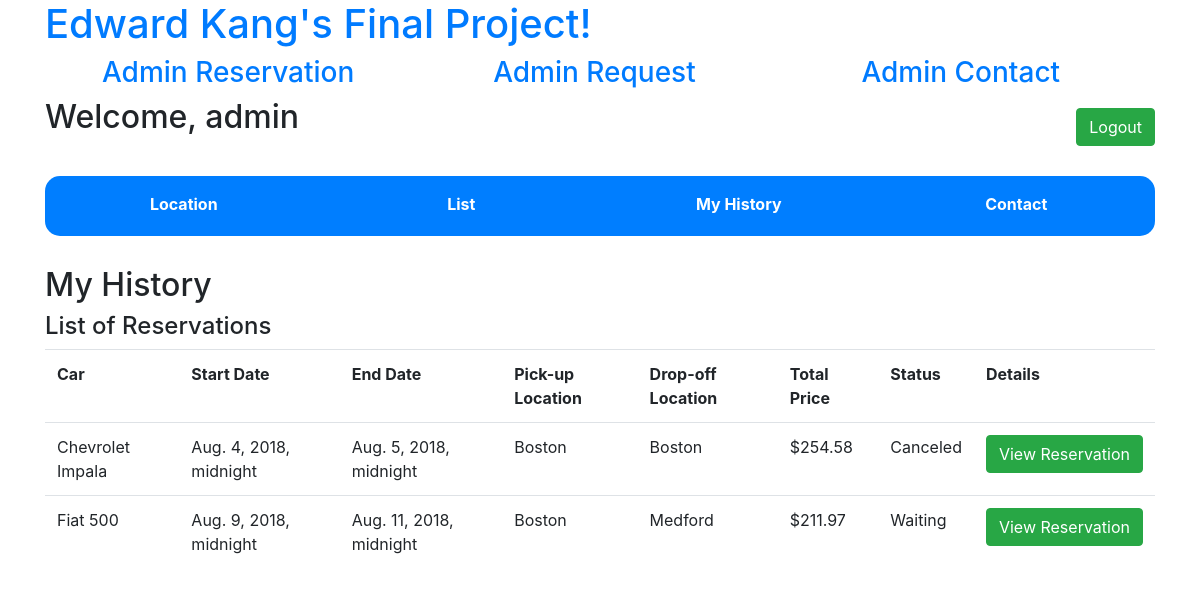
Before: /history (signed in) with the older database file.
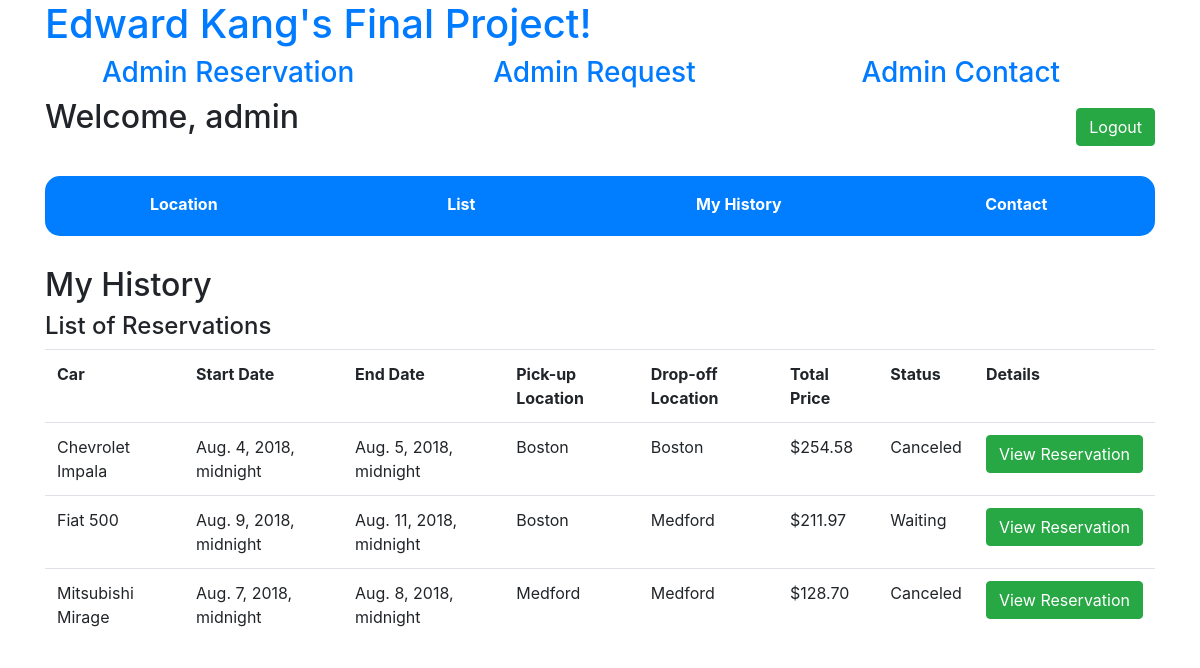
After: the same page with the newer database file.
### rents/models.py (models this page shows, shortened)
class Reservation(models.Model):
    reservation_user = models.ForeignKey(settings.AUTH_USER_MODEL, on_delete=models.CASCADE)
    reservation_car = models.ForeignKey(Car, on_delete=models.CASCADE)
    reservation_start_date = models.DateTimeField()
    reservation_end_date = models.DateTimeField()
    reservation_drop_off = models.ForeignKey(Location, on_delete=models.CASCADE)
    reservation_protection = models.CharField(max_length=64)
    reservation_total_price = models.FloatField()
    reservation_status = models.CharField(max_length=64)
    reservation_request = models.CharField(max_length=64)

class Car(models.Model):
    car_brand = models.CharField(max_length=64)
    car_name = models.CharField(max_length=64)
    car_type = models.CharField(max_length=64)
    car_price = models.FloatField()
    car_size = models.IntegerField()
    car_detail = models.CharField(max_length=64)
    car_status = models.CharField(max_length=64)
    car_location = models.ForeignKey(Location, on_delete=models.CASCADE)

class Location(models.Model):
    location_name = models.CharField(max_length=64)
    location_address = models.CharField(max_length=64)

### rents/views.py (the view)
# urls.py: path("history", views.historyView, name="history"),
def historyView(request):
    if not request.user.is_authenticated:
        return render(request, 'rents/login.html', {'message': 'Please login first.'})
    my_reservation = Reservation.objects.filter(reservation_user__id=request.user.id).all()
    context = {
        'myreservations' : my_reservation
    }
    return render(request, 'rents/history.html', context)

### rents/templates/rents/history.html
{% extends "rents/menu.html" %}
{% block body %}
<div id="body_content" class="form-group">
    <div>
        <h2>My History</h2>
        <div class="body_table">
            <div class="body_table_content">
                <h4>List of Reservations</h4>
                <div>
                    <table class="table">
                        <tr>
                            <th>Car</th>
                            <th>Start Date</th>
                            <th>End Date</th>
                            <th>Pick-up Location</th>
                            <th>Drop-off Location</th>
                            <th>Total Price</th>
                            <th>Status</th>
                            <th>Details</th>
                        </tr>
                        {% for myreservation in myreservations %}
                        <tr>
                            <td>{{ myreservation.reservation_car.car_brand }} {{ myreservation.reservation_car.car_name }}</td>
                            <td>{{ myreservation.reservation_start_date }}</td>
                            <td>{{ myreservation.reservation_end_date }}</td>
                            <td>{{ myreservation.reservation_car.car_location.location_name }}</td>
                            <td>{{ myreservation.reservation_drop_off.location_name }}</td>
                            <td>${{ myreservation.reservation_total_price|floatformat:2 }}</td>
                            <td>{{ myreservation.reservation_status }}</td>
                            <td><input class="btn btn-success" type="button" value="View Reservation" onclick="viewReservation(`{{ myreservation.id }}`, `{{ myreservation.reservation_user.id }}`)" /></td>
                        </tr>
                        {% endfor %}
                    </table>
                </div>
            </div>
        </div>
    </div>
</div>
{% endblock %}

Changed rows visible on the page:
added Reservation: reservation_car.car_brand "Mitsubishi", reservation_car.car_name "Mirage", reservation_start_date "Aug. 7, 2018, midnight", reservation_end_date "Aug. 8, 2018, midnight", reservation_car.car_location.location_name "Medford", reservation_drop_off.location_name "Medford", reservation_total_price "128.70", reservation_status "Canceled"
